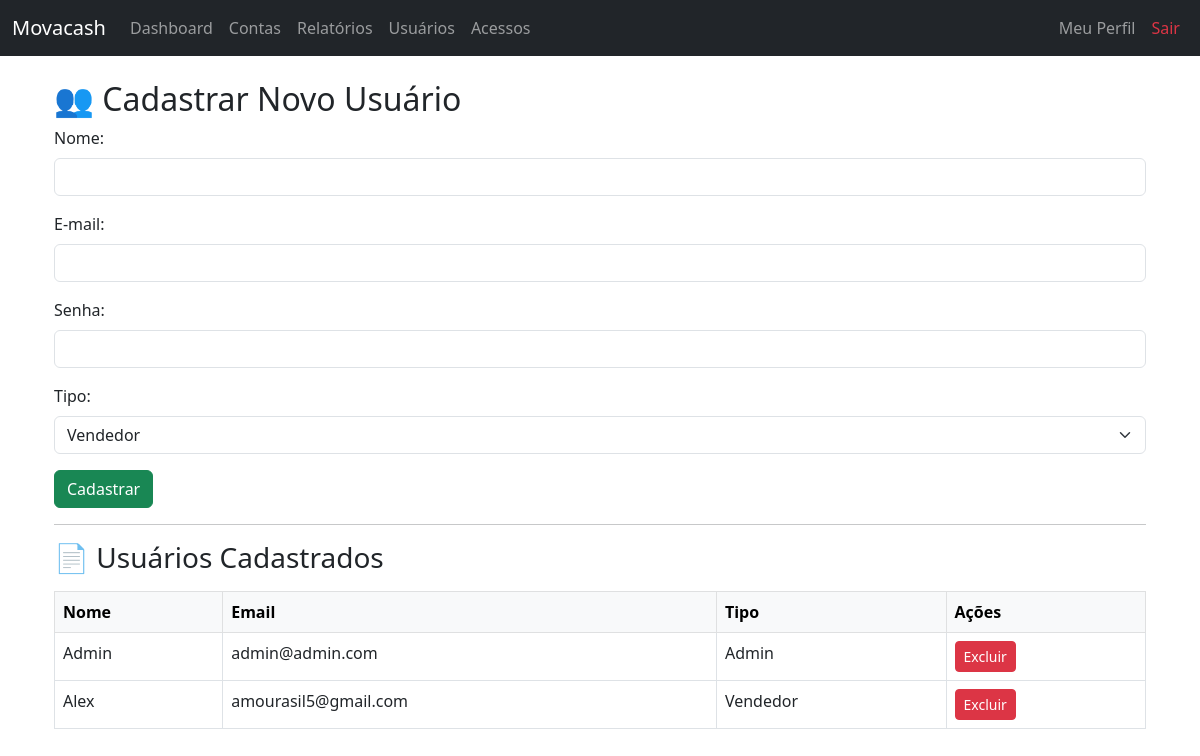
Page /cadastrar-usuario (signed in) on the committed database.
### app/models.py (models this page shows)
class Usuario(db.Model):
    __tablename__ = 'usuarios'
    id = db.Column(db.Integer, primary_key=True)
    nome = db.Column(db.String(100), nullable=False)
    email = db.Column(db.String(100), unique=True, nullable=False)
    senha = db.Column(db.String(100), nullable=False)
    tipo = db.Column(db.String(20), nullable=False, default='vendedor')
    ultimo_acesso = db.Column(db.DateTime)
    movimentacoes = db.relationship('Movimentacao', backref='usuario', lazy=True)
    contas = db.relationship('Conta', backref='usuario', lazy=True)

### app/routes.py (the view, shortened to what this page needs)
@bp.route('/cadastrar-usuario', methods=['GET', 'POST'])
@login_obrigatorio
def cadastrar_usuario():
    if session.get('tipo') != 'admin':
        return redirect(url_for('main.dashboard'))
    usuarios = Usuario.query.all()
    return render_template('cadastrar_usuario.html', usuarios=usuarios)

### app/utils.py (called while the page is built)
def login_obrigatorio(f):
    @wraps(f)
    def decorated_function(*args, **kwargs):
        if 'usuario_id' not in session:
            return redirect(url_for('main.login'))
        return f(*args, **kwargs)
    return decorated_function

### app/templates/cadastrar_usuario.html (shortened to what this page needs)
{% extends 'base.html' %}
{% block content %}
<div class="container mt-4">
    <h2>👥 Cadastrar Novo Usuário</h2>
    <form method="POST">
        <div class="mb-3">
            <label class="form-label">Nome:</label>
            <input type="text" class="form-control" name="nome" required>
        </div>
        <div class="mb-3">
            <label class="form-label">E-mail:</label>
            <input type="email" class="form-control" name="email" required>
        </div>
        <div class="mb-3">
            <label class="form-label">Senha:</label>
            <input type="password" class="form-control" name="senha" required>
        </div>
        <div class="mb-3">
            <label class="form-label">Tipo:</label>
            <select name="tipo" class="form-select" required>
                <option value="vendedor">Vendedor</option>
            </select>
        </div>
        <button type="submit" class="btn btn-success">Cadastrar</button>
    </form>
    <hr>
    <h3>📄 Usuários Cadastrados</h3>
    {% if usuarios %}
        <table class="table table-bordered table-hover mt-3">
            <thead class="table-light">
                <tr>
                    <th>Nome</th>
                    <th>Email</th>
                    <th>Tipo</th>
                    <th>Ações</th>
                </tr>
            </thead>
            <tbody>
                {% for u in usuarios %}
                    <tr>
                        <td>{{ u.nome }}</td>
                        <td>{{ u.email }}</td>
                        <td>{{ u.tipo|capitalize }}</td>
                        <td>
                            <form action="{{ url_for('main.deletar_usuario', id=u.id) }}" method="POST" style="display:inline;" onsubmit="return confirm('Deseja realmente excluir este usuário?');">
                                <button type="submit" class="btn btn-sm btn-danger">Excluir</button>
                            </form>
                        </td>
                    </tr>
                {% endfor %}
            </tbody>
        </table>
    {% else %}
        <p class="text-muted">Nenhum usuário cadastrado ainda.</p>
    {% endif %}
</div>
{% endblock %}

### rows in the picture
Usuario: nome "Admin", email "admin@admin.com", tipo "Admin"
Usuario: nome "Alex", email "amourasil5@gmail.com", tipo "Vendedor"
